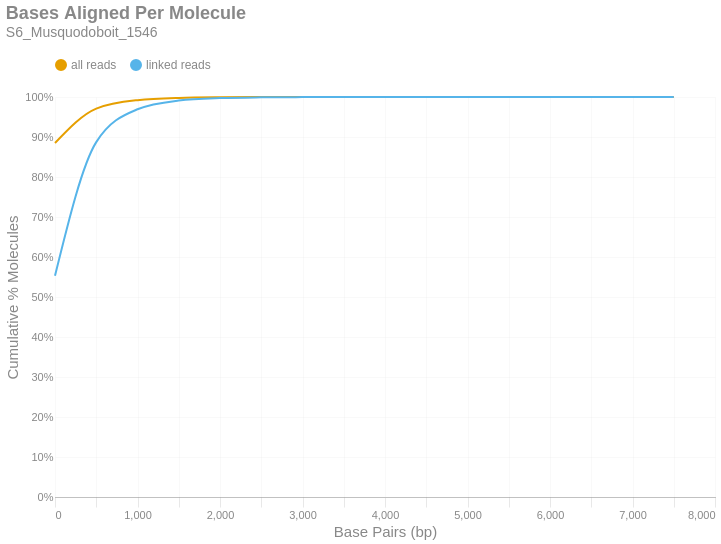

Notebook source saved alongside this figure:
### Markdown cell above
### Bases Aligned Per Molecule
This is a cumulative frequency distribution showing the number of base pairs aligned per unique molecule. These data are shown in 500 bp bins. There are two distributions: one with `all reads` (yellow) and another with only `linked reads` (blue). The percent of molecules in the `linked reads` distribution is relative to the total number of linked molecules.

### Code cell
if SKIPLR:
    print_html(f"Skipped")
else:
    binned_df = consolidated_hist(valids['aligned_bp'], mask, 500, True)
    with SafeRender(binned_df):
        (
            density_plot(binned_df, 'Bases Aligned Per Molecule', samplename, 'basesper')
            .encode(
                x=alt.X('bin:Q', title="Base Pairs (bp)").axis(tickMinStep=500).scale(padding=0),
                y=alt.Y('value:Q', title='Cumulative % Molecules')
                    .axis(format='%')
                    .scale(domain = [0,1])
                    .stack(False),
                color=alt.Color("key:N").scale(domain = ["all reads", "linked reads"]),
                tooltip = [
                    alt.Tooltip("key:N", title = "Data Type"),
                    alt.Tooltip("range_label:N", title="Bases Aligned Per Molecule"),
                    alt.Tooltip("value:Q", format = ".2%", title="% Molecules (Cum.)")
                ]
            )
        ).display()

### Figure 1 — Vega-Lite specification as saved in the notebook (floating-point values rounded to 4 significant figures)
{"width": "container", "height": 400, "config": {"title": {"anchor": "start", "dy": -15, "fontSize": 18, "color": "#888888", "subtitleColor": "#888888", "subtitleFontSize": 14}, "arc": {"fill": "#0072B2"}, "axis": {"domainColor": "#888888", "domainWidth": 0.5, "gridWidth": 0.2, "grid": false, "titleFontWeight": 400, "titleFontSize": 15, "labelFontSize": 11, "labelColor": "#888888", "tickColor": "#888888", "tickWidth": 0.2, "titleColor": "#888888"}, "axisBand": {"grid": false}, "axisX": {"grid": true, "tickSize": 10, "domainCap": "round"}, "axisY": {"domain": false, "grid": true, "tickSize": 0, "domainCap": "round"}, "background": "transparent", "header": {"labelFontSize": 15, "labelColor": "#888888", "titleFontSize": 15, "titleFontWeight": 600, "titleColor": "#888888"}, "legend": {"labelFont": "sans-serif", "labelFontSize": 12, "labelColor": "#888888", "symbolSize": 100, "symbolType": "circle", "titleFontSize": 12, "titlePadding": 10, "titleColor": "#888888", "title": null, "orient": "top"}, "range": {"category": ["#E69F00", "#56B4E9", "#009E73", "#F0E442", "#0072B2", "#D55E00", "#CC79A7", "#000000"], "diverging": ["#cfe8f3", "#a2d4ec", "#73bfe2", "#46abdb", "#1696d2", "#12719e"]}, "area": {"fill": "#0072B2", "fillOpacity": 0.7, "line": true, "strokeOpacity": 0.7}, "line": {"color": "#0072B2", "stroke": "#0072B2", "strokeWidth": 2}, "trail": {"color": "#0072B2", "stroke": "#0072B2", "strokeWidth": 0, "size": 1}, "point": {"filled": true, "fillOpacity": 1.0, "size": 95}, "text": {"color": "#888888", "fontSize": 11, "align": "right", "fontWeight": 400, "size": 11}, "bar": {"fill": "#0072B2", "stroke": null}, "view": {"stroke": null, "continuousWidth": 660, "continuousHeight": 400}}, "data": {"name": "data-a0370275b6d0683a9086c09bf70a07c7"}, "mark": {"type": "line", "interpolate": "monotone", "point": {"opacity": 0, "size": 275}}, "encoding": {"color": {"field": "key", "scale": {"domain": ["all reads", "linked reads"]}, "type": "nominal"}, "tooltip": [{"field": "key", "title": "Data Type", "type": "nominal"}, {"field": "range_label", "title": "Bases Aligned Per Molecule", "type": "nominal"}, {"field": "value", "format": ".2%", "title": "% Molecules (Cum.)", "type": "quantitative"}], "x": {"axis": {"tickMinStep": 500}, "field": "bin", "scale": {"padding": 0}, "title": "Base Pairs (bp)", "type": "quantitative"}, "y": {"axis": {"format": "%"}, "field": "value", "scale": {"domain": [0, 1]}, "stack": false, "title": "Cumulative % Molecules", "type": "quantitative"}}, "params": [{"name": "param_c36ac31b6afebe62", "select": {"type": "point", "fields": ["key"]}, "bind": "legend"}], "title": {"text": "Bases Aligned Per Molecule", "subtitle": "S6_Musquodoboit_1546"}, "transform": [{"fold": ["all reads (cumsum)", "linked reads (cumsum)"]}, {"calculate": "replace(datum.key, ' (cumsum)', '')", "as": "key"}, {"filter": {"param": "param_c36ac31b6afebe62"}}], "usermeta": {"embedOptions": {"downloadFileName": "S6_Musquodoboit_1546.basesper"}}, "$schema": "https://vega.github.io/schema/vega-lite/v6.1.0.json", "datasets": {"data-a0370275b6d0683a9086c09bf70a07c7": [{"bin": "0.0", "interval": "0.0-500.0", "all reads": 0.8849, "linked reads": 0.5531, "all reads (cumsum)": 0.8849, "linked reads (cumsum)": 0.5531, "range_label": "0-499"}, {"bin": "500.0", "interval": "500.0-1000.0", "all reads": 0.08607, "linked reads": 0.3341, "all reads (cumsum)": 0.971, "linked reads (cumsum)": 0.8872, "range_label": "500-999"}, {"bin": "1000.0", "interval": "1000.0-1500.0", "all reads": 0.0211, "linked reads": 0.08204, "all reads (cumsum)": 0.9921, "linked reads (cumsum)": 0.9693, "range_label": "1000-1499"}, {"bin": "1500.0", "interval": "1500.0-2000.0", "all reads": 0.005617, "linked reads": 0.02184, "all reads (cumsum)": 0.9977, "linked reads (cumsum)": 0.9911, "range_label": "1500-1999"}, {"bin": "2000.0", "interval": "2000.0-2500.0", "all reads": 0.001576, "linked reads": 0.006127, "all reads (cumsum)": 0.9993, "linked reads (cumsum)": 0.9973, "range_label": "2000-2499"}, {"bin": "2500.0", "interval": "2500.0-3000.0", "all reads": 0.0004826, "linked reads": 0.001876, "all reads (cumsum)": 0.9998, "linked reads (cumsum)": 0.9991, "range_label": "2500-2999"}, {"bin": "3000.0", "interval": "3000.0-3500.0", "all reads": 0.0001502, "linked reads": 0.0005837, "all reads (cumsum)": 0.9999, "linked reads (cumsum)": 0.9997, "range_label": "3000-3499"}, {"bin": "3500.0", "interval": "3500.0-4000.0", "all reads": 4.931e-05, "linked reads": 0.0001917, "all reads (cumsum)": 1.0, "linked reads (cumsum)": 0.9999, "range_label": "3500-3999"}, {"bin": "4000.0", "interval": "4000.0-4500.0", "all reads": 1.569e-05, "linked reads": 6.101e-05, "all reads (cumsum)": 1.0, "linked reads (cumsum)": 1.0, "range_label": "4000-4499"}, {"bin": "4500.0", "interval": "4500.0-5000.0", "all reads": 5.231e-06, "linked reads": 2.034e-05, "all reads (cumsum)": 1.0, "linked reads (cumsum)": 1.0, "range_label": "4500-4999"}, {"bin": "5000.0", "interval": "5000.0-5500.0", "all reads": 2.337e-06, "linked reads": 9.087e-06, "all reads (cumsum)": 1.0, "linked reads (cumsum)": 1.0, "range_label": "5000-5499"}, {"bin": "5500.0", "interval": "5500.0-6000.0", "all reads": 5.565e-07, "linked reads": 2.164e-06, "all reads (cumsum)": 1.0, "linked reads (cumsum)": 1.0, "range_label": "5500-5999"}, {"bin": "6000.0", "interval": "6000.0-6500.0", "all reads": 3.339e-07, "linked reads": 1.298e-06, "all reads (cumsum)": 1.0, "linked reads (cumsum)": 1.0, "range_label": "6000-6499"}, {"bin": "6500.0", "interval": "6500.0-7000.0", "all reads": 0.0, "linked reads": 0.0, "all reads (cumsum)": 1.0, "linked reads (cumsum)": 1.0, "range_label": "6500-6999"}, {"bin": "7000.0", "interval": "7000.0-7500.0", "all reads": 1.113e-07, "linked reads": 4.327e-07, "all reads (cumsum)": 1.0, "linked reads (cumsum)": 1.0, "range_label": "7000-7499"}, {"bin": "7500.0", "interval": "7500.0-8000.0", "all reads": 1.113e-07, "linked reads": 4.327e-07, "all reads (cumsum)": 1.0, "linked reads (cumsum)": 1.0, "range_label": "7500-7999"}]}}
